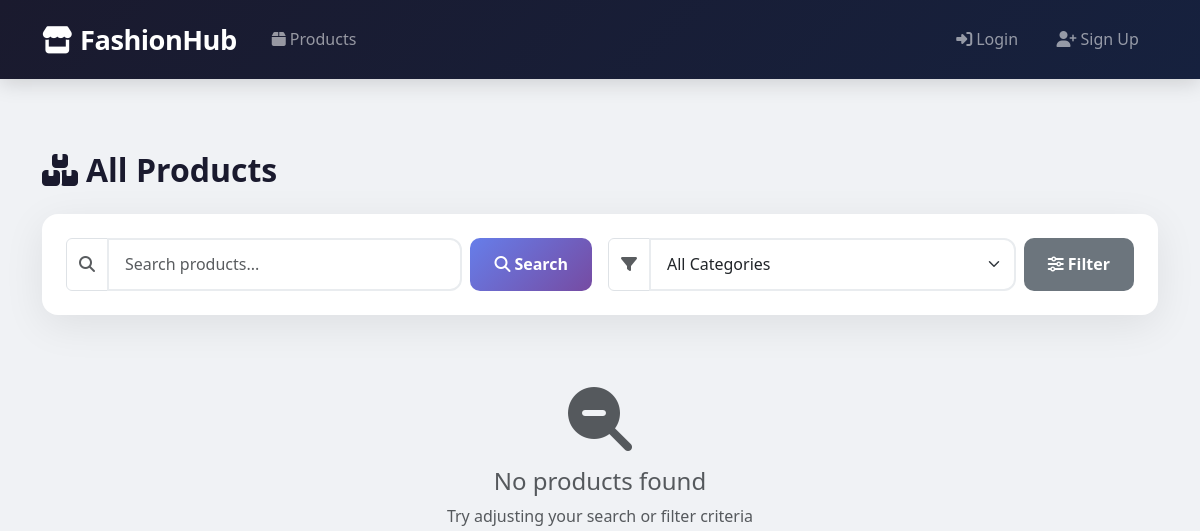
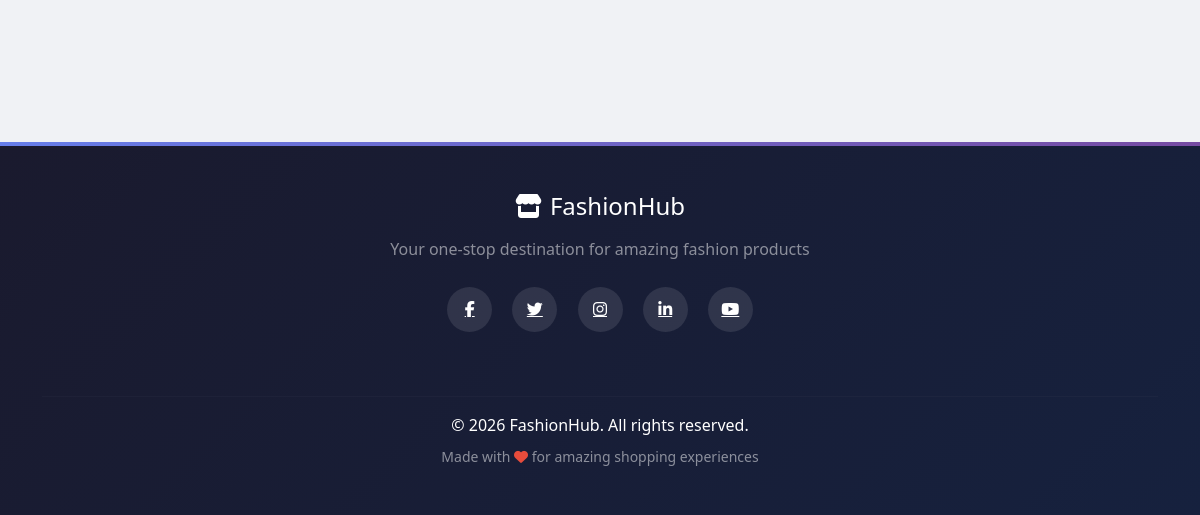
Page /customer/products.php on the earlier database version (2 pictures, top to bottom).
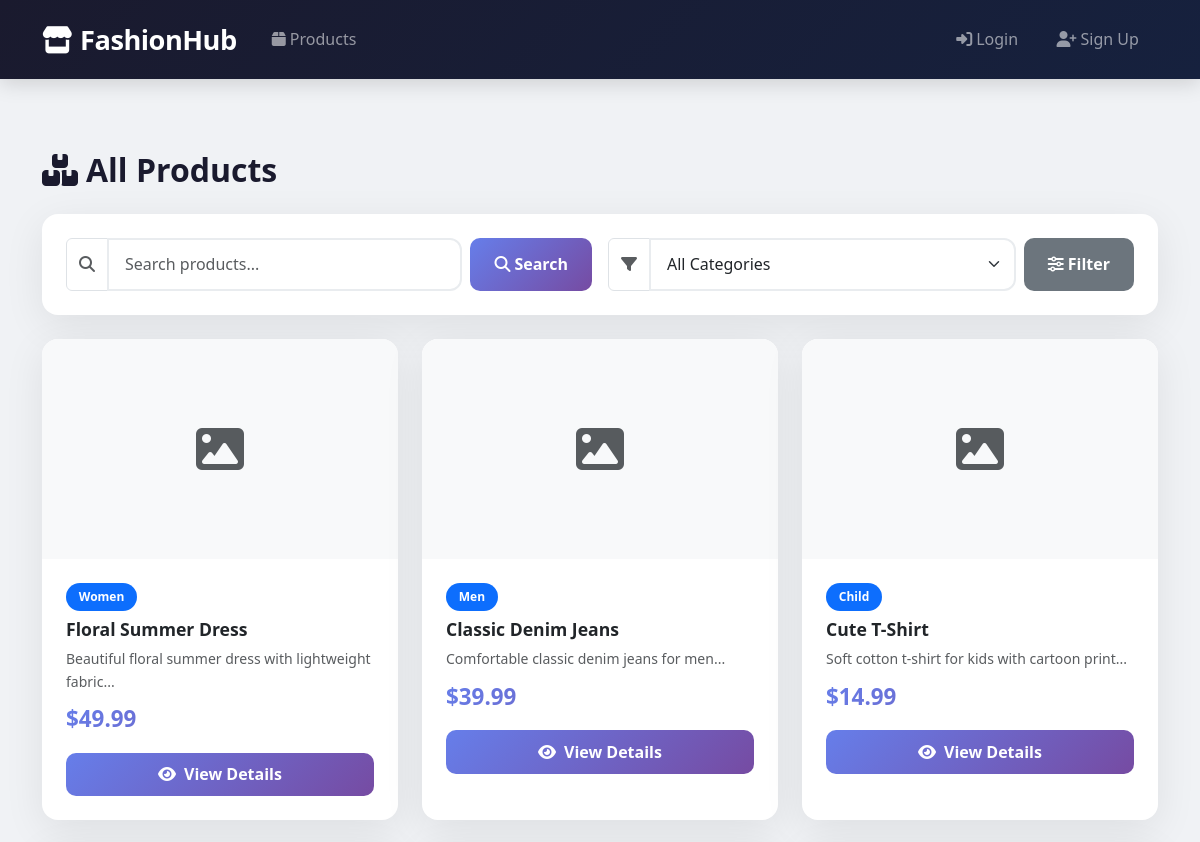
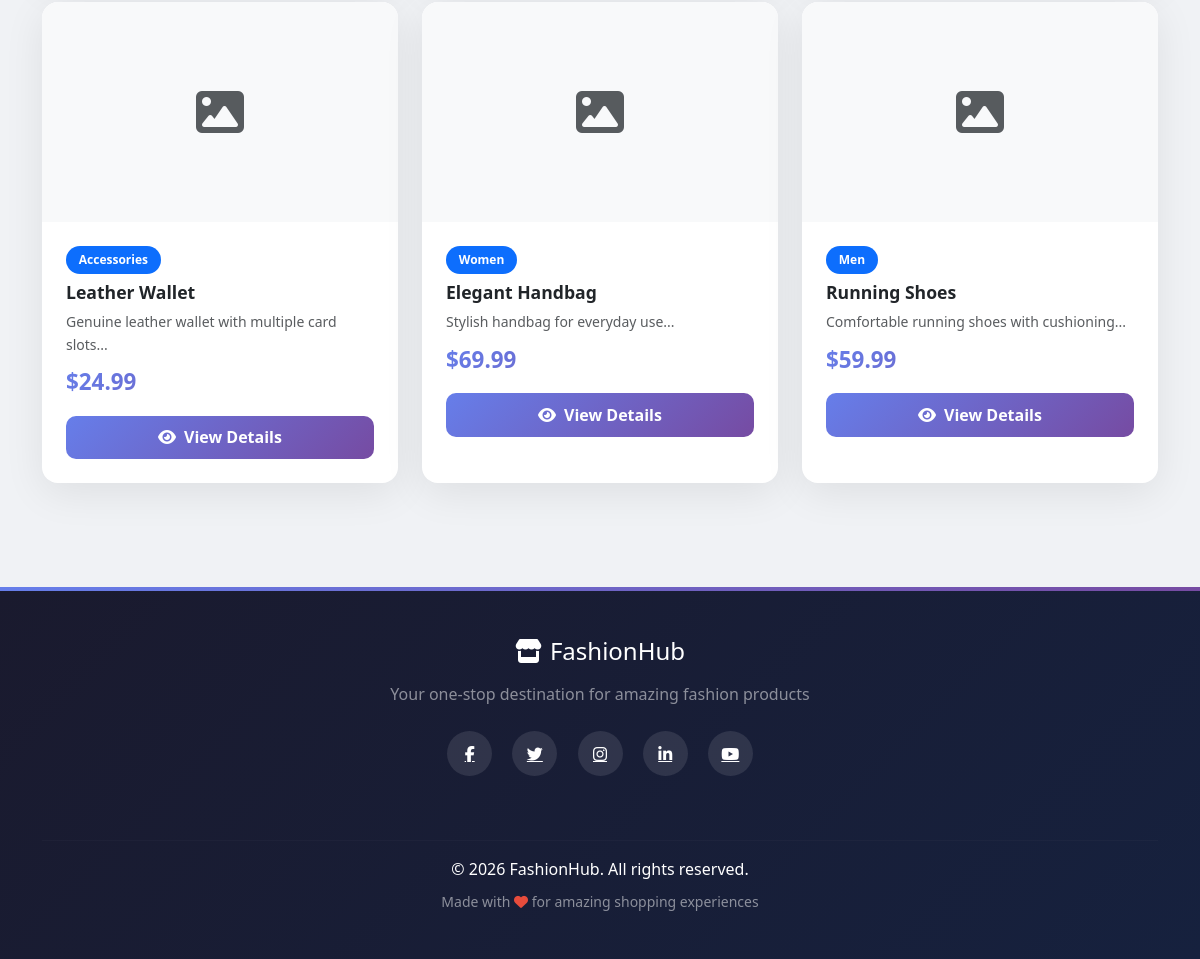
Same page on the later database version (2 pictures, top to bottom).
### tables this page shows
CREATE TABLE IF NOT EXISTS products (
    id INT AUTO_INCREMENT PRIMARY KEY,
    name VARCHAR(255) NOT NULL,
    category VARCHAR(100) NOT NULL,
    description TEXT,
    price DECIMAL(10,2) NOT NULL,
    stock INT NOT NULL DEFAULT 0,
    image VARCHAR(255),
    created_at TIMESTAMP DEFAULT CURRENT_TIMESTAMP
);

### customer/products.php (the view, shortened to what this page needs)
<?php
require_once '../config/database.php';
$search = isset($_GET['search']) ? trim($_GET['search']) : '';
$query = "SELECT * FROM products WHERE stock > 0";
$params = [];
$stmt = $pdo->prepare($query);
$stmt->execute($params);
$products = $stmt->fetchAll(PDO::FETCH_ASSOC);
?>
<?php include '../includes/header.php'; ?>
<?php include '../includes/navbar.php'; ?>
<div class="container mt-5 pt-4">
    <h2 class="mb-4 fw-bold">
        <i class="fas fa-boxes me-2"></i>All Products
    </h2>
    <div class="card mb-4 p-4">
        <div class="row g-3">
            <div class="col-md-6">
                <form method="GET" class="d-flex gap-2">
                    <div class="flex-grow-1">
                        <div class="input-group">
                            <span class="input-group-text bg-white"><i class="fas fa-search text-muted"></i></span>
                            <input type="text" name="search" class="form-control" placeholder="Search products..." value="<?php echo htmlspecialchars($search); ?>">
                        </div>
                    </div>
                    <button type="submit" class="btn btn-primary">
                        <i class="fas fa-search me-1"></i>Search
                    </button>
                </form>
            </div>
            <div class="col-md-6">
                <form method="GET" class="d-flex gap-2">
                    <div class="flex-grow-1">
                        <div class="input-group">
                            <span class="input-group-text bg-white"><i class="fas fa-filter text-muted"></i></span>
                            <select name="category" class="form-select">
                                <option value="">All Categories</option>
                            </select>
                        </div>
                    </div>
                    <button type="submit" class="btn btn-secondary">
                        <i class="fas fa-sliders-h me-1"></i>Filter
                    </button>
                </form>
            </div>
        </div>
    </div>
    <div class="row">
        <?php if (count($products) > 0): ?>
            <?php foreach ($products as $index => $product): ?>
                <div class="col-md-4 mb-4 fade-in-up" style="animation-delay: <?php echo $index * 0.08; ?>s;">
                    <div class="card product-card h-100">
                        <?php if ($product['image']): ?>
                            <img src="../uploads/<?php echo htmlspecialchars($product['image']); ?>" class="card-img-top" alt="<?php echo htmlspecialchars($product['name']); ?>">
                        <?php else: ?>
                            <div class="bg-light d-flex align-items-center justify-content-center" style="height: 220px;">
                                <i class="fas fa-image text-muted fa-3x"></i>
                            </div>
                        <?php endif; ?>
                        <div class="card-body">
                            <span class="badge bg-primary mb-2"><?php echo htmlspecialchars($product['category']); ?></span>
                            <h5 class="card-title"><?php echo htmlspecialchars($product['name']); ?></h5>
                            <p class="card-text text-muted small mb-2"><?php echo substr(htmlspecialchars($product['description']), 0, 80); ?>...</p>
                            <p class="price mb-3">$<?php echo number_format($product['price'], 2); ?></p>
                            <div class="d-grid gap-2">
                                <a href="product_detail.php?id=<?php echo $product['id']; ?>" class="btn btn-primary">
                                    <i class="fas fa-eye me-2"></i>View Details
                                </a>
                            </div>
                        </div>
                    </div>
                </div>
            <?php endforeach; ?>
        <?php else: ?>
            <div class="col-12 text-center py-5">
                <i class="fas fa-search-minus text-muted fa-4x mb-3"></i>
                <h4 class="text-muted">No products found</h4>
                <p class="text-muted">Try adjusting your search or filter criteria</p>
            </div>
        <?php endif; ?>
    </div>
</div>
<?php include '../includes/footer.php'; ?>

### includes/header.php (shortened to what this page needs)
<!DOCTYPE html>
<html lang="en">
<head>
    <link href="https://cdn.jsdelivr.net/npm/bootstrap@5.3.3/dist/css/bootstrap.min.css" rel="stylesheet">
    <link href="https://cdnjs.cloudflare.com/ajax/libs/font-awesome/6.5.1/css/all.min.css" rel="stylesheet">
    <link href="<?php echo (strpos($_SERVER['PHP_SELF'], '/customer/') !== false || strpos($_SERVER['PHP_SELF'], '/admin/') !== false) ? '../' : ''; ?>assets/css/style.css" rel="stylesheet">
</head>
<body>

### includes/navbar.php (shortened to what this page needs)
<nav class="navbar navbar-expand-lg navbar-dark" style="background: linear-gradient(135deg, #1a1a2e 0%, #16213e 100%);">
    <div class="container">
        <a class="navbar-brand" href="<?php
            $baseUrl = (strpos($_SERVER['PHP_SELF'], '/customer/') !== false || strpos($_SERVER['PHP_SELF'], '/admin/') !== false) ? '../' : '';
            echo $baseUrl . 'index.php';
        ?>">
            <i class="fas fa-store me-2"></i>FashionHub
        </a>
        <div class="collapse navbar-collapse" id="navbarNav">
            <ul class="navbar-nav me-auto">
                <li class="nav-item">
                    <a class="nav-link" href="<?php
                        $productsUrl = (strpos($_SERVER['PHP_SELF'], '/admin/') !== false) ? '../customer/products.php' : ((strpos($_SERVER['PHP_SELF'], '/customer/') !== false) ? 'products.php' : 'customer/products.php');
                        echo $productsUrl;
                    ?>">
                        <i class="fas fa-box me-1"></i>Products
                    </a>
                </li>
            </ul>
            <ul class="navbar-nav">
                <?php if (isset($_SESSION['user_id']) && $_SESSION['role'] === 'customer'): ?>
                    <li class="nav-item">
                        <a class="nav-link" href="cart.php">
                            <i class="fas fa-shopping-cart"></i> Cart
                        </a>
                    </li>
                    <li class="nav-item dropdown">
                        <a class="nav-link dropdown-toggle" href="#" id="navbarDropdown" role="button" data-bs-toggle="dropdown">
                            <i class="fas fa-user-circle me-1"></i><?php echo htmlspecialchars($_SESSION['user_name']); ?>
                        </a>
                        <ul class="dropdown-menu">
                            <li><a class="dropdown-item" href="my_orders.php"><i class="fas fa-receipt me-2"></i>My Orders</a></li>
                            <li><a class="dropdown-item" href="profile.php"><i class="fas fa-user-edit me-2"></i>Profile</a></li>
                            <li><hr class="dropdown-divider"></li>
                            <li><a class="dropdown-item" href="<?php echo $baseUrl; ?>logout.php"><i class="fas fa-sign-out-alt me-2"></i>Logout</a></li>
                        </ul>
                    </li>
                <?php else: ?>
                    <li class="nav-item">
                        <a class="nav-link" href="<?php
                            $loginUrl = (strpos($_SERVER['PHP_SELF'], '/admin/') !== false) ? '../customer/login.php' : ((strpos($_SERVER['PHP_SELF'], '/customer/') !== false) ? 'login.php' : 'customer/login.php');
                            echo $loginUrl;
                        ?>">
                            <i class="fas fa-sign-in-alt me-1"></i>Login
                        </a>
                    </li>
                    <li class="nav-item">
                        <a class="nav-link" href="<?php
                            $signupUrl = (strpos($_SERVER['PHP_SELF'], '/admin/') !== false) ? '../customer/signup.php' : ((strpos($_SERVER['PHP_SELF'], '/customer/') !== false) ? 'signup.php' : 'customer/signup.php');
                            echo $signupUrl;
                        ?>">
                            <i class="fas fa-user-plus me-1"></i>Sign Up
                        </a>
                    </li>
                <?php endif; ?>
            </ul>
        </div>
    </div>
</nav>

### includes/footer.php (shortened to what this page needs)
    <footer>
        <div class="container">
            <div class="row text-center">
                <div class="col-md-12 mb-4">
                    <h4 class="mb-3"><i class="fas fa-store me-2"></i>FashionHub</h4>
                    <p class="text-white-50 mb-4">Your one-stop destination for amazing fashion products</p>
                    <div class="mb-4">
                        <a href="#" class="social-link"><i class="fab fa-facebook-f"></i></a>
                        <a href="#" class="social-link"><i class="fab fa-twitter"></i></a>
                        <a href="#" class="social-link"><i class="fab fa-instagram"></i></a>
                        <a href="#" class="social-link"><i class="fab fa-linkedin-in"></i></a>
                        <a href="#" class="social-link"><i class="fab fa-youtube"></i></a>
                    </div>
                </div>
            </div>
            <hr class="border-secondary border-opacity-25">
            <div class="row text-center">
                <div class="col-md-12">
                    <p class="mb-0 text-white-75">&copy; <?php echo date('Y'); ?> FashionHub. All rights reserved.</p>
                    <p class="small text-white-50 mt-2">Made with <i class="fas fa-heart" style="color: #e74c3c;"></i> for amazing shopping experiences</p>
                </div>
            </div>
        </div>
    </footer>
</body>
</html>

### assets/css/style.css (style rules this page uses)
:root { --primary-gradient: linear-gradient(135deg, #667eea 0%, #764ba2 100%); --secondary-gradient: linear-gradient(135deg, #1a1a2e 0%, #16213e 100%); --success-gradient: linear-gradient(135deg, #11998e 0%, #38ef7d 100%); --danger-gradient: linear-gradient(135deg, #f093fb 0%, #f5576c 100%); --warning-gradient: linear-gradient(135deg, #fa709a 0%, #fee140 100%); --card-shadow: 0 10px 40px rgba(0, 0, 0, 0.08); --card-hover-shadow: 0 20px 60px rgba(0, 0, 0, 0.15); --transition: all 0.3s cubic-bezier(0.4, 0, 0.2, 1); }
* { box-sizing: border-box; }
body { font-family: 'Segoe UI', system-ui, -apple-system, BlinkMacSystemFont, 'Roboto', sans-serif; background-color: #f0f2f5; color: #1a1a2e; line-height: 1.6; }
.navbar { background: var(--secondary-gradient) !important; box-shadow: 0 4px 20px rgba(0, 0, 0, 0.15); padding: 0.8rem 0; position: sticky; top: 0; z-index: 1000; }
.navbar-brand { font-weight: 800; font-size: 1.7rem; letter-spacing: -0.5px; }
.nav-link { font-weight: 500; padding: 0.5rem 1rem !important; border-radius: 8px; margin: 0 0.2rem; transition: var(--transition); }
.card { border: none; box-shadow: var(--card-shadow); border-radius: 16px; transition: var(--transition); overflow: hidden; }
.card-body { padding: 1.5rem; }
.btn { border-radius: 10px; font-weight: 600; padding: 0.6rem 1.5rem; transition: var(--transition); border: none; }
.btn-primary { background: var(--primary-gradient); }
.form-control, .form-select { border: 2px solid #e9ecef; border-radius: 12px; padding: 0.8rem 1rem; transition: var(--transition); }
.product-card .card-title { font-weight: 700; font-size: 1.1rem; margin-bottom: 0.5rem; }
.product-card .card-text { color: #6c757d; }
.product-card .price { font-size: 1.4rem; font-weight: 800; background: var(--primary-gradient); -webkit-background-clip: text; -webkit-text-fill-color: transparent; background-clip: text; }
footer { background: var(--secondary-gradient); color: #fff; padding: 50px 0 30px; margin-top: 80px; position: relative; }
footer::before { content: ''; position: absolute; top: 0; left: 0; right: 0; height: 4px; background: var(--primary-gradient); }
footer .social-link { display: inline-flex; align-items: center; justify-content: center; width: 45px; height: 45px; background: rgba(255, 255, 255, 0.1); border-radius: 50%; margin: 0 0.5rem; transition: var(--transition); color: white; }
.badge { padding: 0.5rem 0.8rem; border-radius: 50px; font-weight: 600; }
.fade-in-up { animation: fadeInUp 0.6s ease-out; }

Differences in the rows shown:
added products: category "Women", name "Floral Summer Dress", description "Beautiful floral summer dress with lightweight fabric", price "49.99"
added products: category "Men", name "Classic Denim Jeans", description "Comfortable classic denim jeans for men", price "39.99"
added products: category "Child", name "Cute T-Shirt", description "Soft cotton t-shirt for kids with cartoon print", price "14.99"
added products: category "Accessories", name "Leather Wallet", description "Genuine leather wallet with multiple card slots", price "24.99"
added products: category "Women", name "Elegant Handbag", description "Stylish handbag for everyday use", price "69.99"
added products: category "Men", name "Running Shoes", description "Comfortable running shoes with cushioning", price "59.99"
Other differences:
text no longer shown: "No products found Try adjusting your search or filter criteria"
